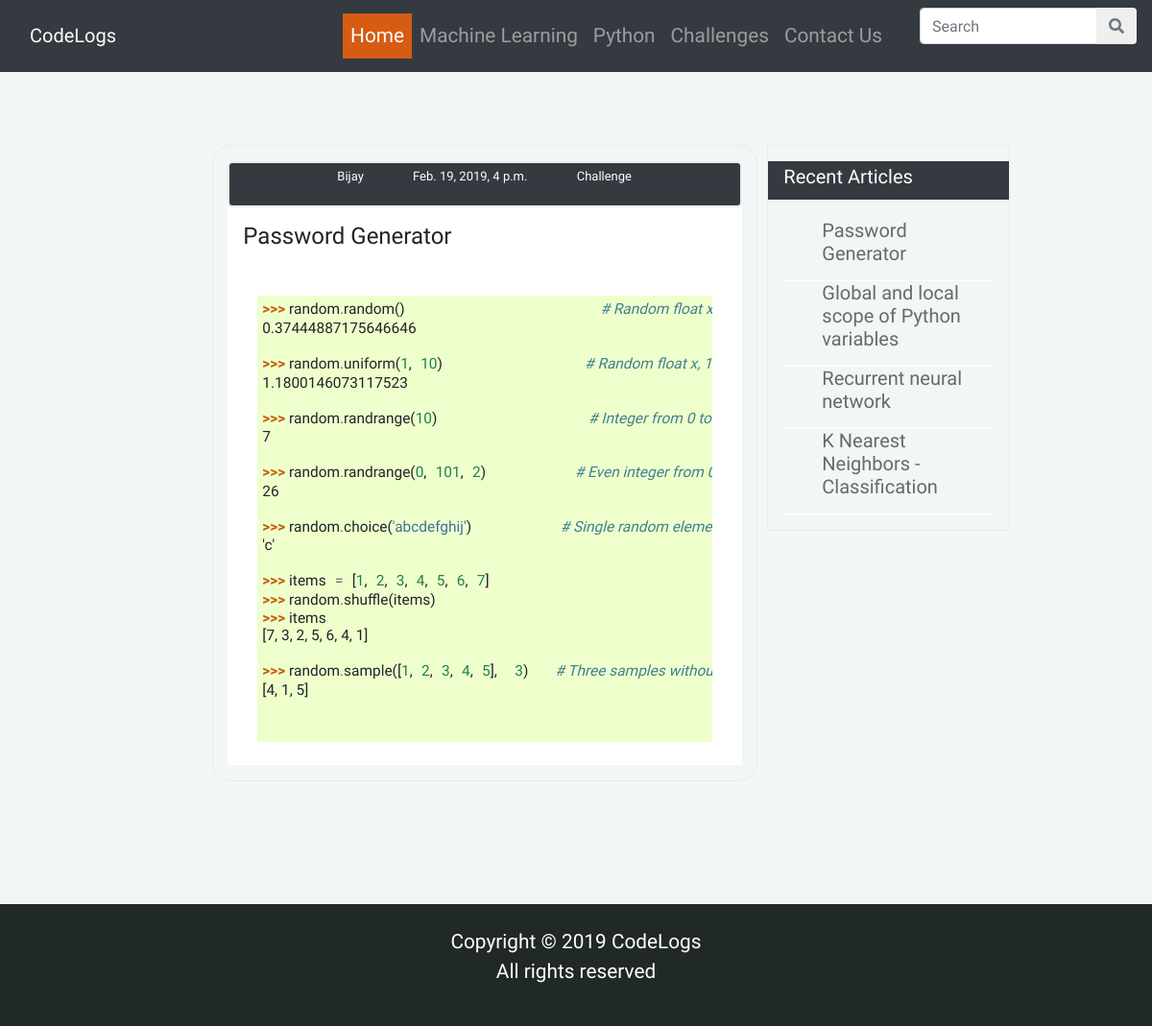
Page /post/detail/6/ on the committed database.
### geeks_app/models.py (models this page shows, shortened)
class DateTimeModel(models.Model):
    created_at = models.DateTimeField(auto_now_add=True, auto_now=False, )
    updated_at = models.DateTimeField(auto_now_add=False, auto_now=True, )
    deleted_at = models.DateTimeField(null=True, blank=True)
    class Meta:
        abstract = True

class Post(DateTimeModel):
    category = models.ForeignKey(
        Category, blank=True, null=True, related_name="Category")
    subcategory = models.ManyToManyField(
        Category, blank=True, related_name="Sub_Category")
    title = models.CharField(max_length=500)
    description = models.TextField(blank=True, null=True)
    photo = ProcessedImageField(upload_to='gallery_folder/', processors=[ResizeToFit(1000, 500)],
                                format='JPEG', options={'quality': 80}, null=True, blank=True)
    photo_caption = models.CharField(max_length=200, blank=True, null=True)
    content = models.TextField(blank=True, null=True)
    author = models.ForeignKey(Author, blank=True, null=True)
    publish = models.BooleanField(default=False)
    slug = models.CharField(blank=True, null=True, max_length=150, unique=True)
    class Meta:
        verbose_name = "Post"
        verbose_name_plural = "Posts"

class Author(DateTimeModel):
    name = models.CharField(max_length=40, blank=True, null=True)
    description = models.TextField(blank=True, null=True)
    photo = models.ImageField(blank=True, null=True)
    priority = models.IntegerField(default=0)
    class Meta:
        ordering = (
            '-priority',
        )

class Category(DateTimeModel):
    name = models.CharField(max_length=40)
    parent = models.ForeignKey(
        'self', related_name="children", null=True, blank=True)
    slug = models.CharField(blank=True, null=True, max_length=150, unique=True)
    class Meta:
        verbose_name = "Category"
        verbose_name_plural = "Categories"

### geeks_app/views_frontend.py (the view)
class FrontendPostDetail(FrontendMixin,DetailView):
    template_name = 'geeks_app/frontend_geeks/detail.html'
    context_object_name = 'post_object'
    model = Post
    def get_context_data(self, **kwargs):
        context = super().get_context_data(**kwargs)
        if Post.objects.filter(deleted_at__isnull=True).count() > 0:
            context['mostrecentpost'] = Post.objects.filter(publish=True, deleted_at__isnull=True).order_by('-created_at')[:10]
        else:
            context = []
        return context

### geeks_app/templates/geeks_app/frontend_geeks/detail.html (shortened to what this page needs)
{% extends 'geeks_app/frontend_geeks/base.html' %} {% load static %}{% load thumbnail %}
{% block body %}
<section class="m-3 p-3">
    <div class="container-fluid">
         <div class="row">
             <div class="col-md-2">
             </div>
             <div class="col-md-6 my-3" style="border:solid 1px #efe9e9; border-radius:20px;">
               <div class="container my-3" style="background-color: #ffffff;">
                   <div class="row px-5 py-1 bg-dark" style="background-color: #212529; text-align:center; font-size: 13px; color: #ffffff; border:solid 2px #efe9e9;border-radius:5px;">
                       <ul class="">
                           <li class="px-4 py-3" style="display:inline;">{{post_object.author.name}}</li>
                           <li class="px-4 py-3" style="display:inline">{{post_object.created_at}}</li>
                           <li class="px-4 py-3" style="display:inline">{{post_object.category.name}}</li>
                       </ul>
                   </div>
                   <div class="row my-3 px-3">
                       <a href="{% url 'geeks_app:geeks_frontend:post_detail' post_object.id %}" style="text-decoration:none; color:#212529;"><h4>{{post_object.title}}</h4></a>
                   </div>
                    <div class="px-3 py-2"style="background-color: #ffffff;">
                        <p style="font-family: 'PTSerif'; font-size: 1.3rem; color:#696969">
                            {{post_object.content|safe}}
                        </p>
                    </div>
               </div>
             </div>
             <div class="col-md-4">
                 <div class="row my-3">
                     <div class="col-md-8" style="border:solid 1px #efe9e9; margin-left: 10px;">
                       <div class="row px-3 py-1 mt-3 mb-1 bg-dark" style="color:#ffffff;">
                           <h5 style="text-align:center;">Recent Articles</h5>
                       </div>
                       <div class="row py-3 px-3">
                        {%for recent in mostrecentpost%}
                        <div style="border-bottom:solid 1px white">
                           <ul>
                               <li"><a href="{% url 'geeks_app:geeks_frontend:post_detail' recent.id %}" style="text-decoration:none;color:#696969;"><h5>{{recent.title}}</h5></a></li>
                           </ul>
                        </div>
                        {%endfor%}
                       </div>
                     </div>
                 </div>
                     <div class="col-md-4">
                     </div>
                 </div>
             </div>
         </div>
</section>
{%endblock%}

### geeks_app/static/geeks_app/css/style.css (style rules this page uses)
* { font-family: 'Mukta', sans-serif; }
body { margin: 0; font-size: 28px; font-family: 'Mukta', sans-serif; }
ul { list-style-type: none; }
body { font-family: 'Mukta', sans-serif !important; }

### rows in the picture
Post: author.name "Bijay", created_at "Feb. 19, 2019, 4 p.m.", category.name "Challenge", title "Password Generator", content ">>> random . random () # Random float 0.37444887175646646 >>> random . uniform ( 1 , 10 ) # Random float x, 1.1800146073117523 >>> random . randrange ( 10 ) # Integer from 0 to 7 >>> random . randrange ( 0 , 101 , 2 ) # Even integer from 26 >>> random . choice ( 'abcdefghij' ) # Single random 'c' >>> items = [ 1 , 2 , 3 , 4 , 5 , 6 , 7 ] >>> random . shuffle ( items ) >>> items [7, 3, 2, 5, 6, 4, 1] >>> random . sample ([ 1 , 2 , 3 , 4 , 5 ], 3 ) # Three samples [4, 1, 5]"
Post: title "Global and local scope of Python variables"
Post: title "Recurrent neural network"
Post: title "K Nearest Neighbors - Classification"
